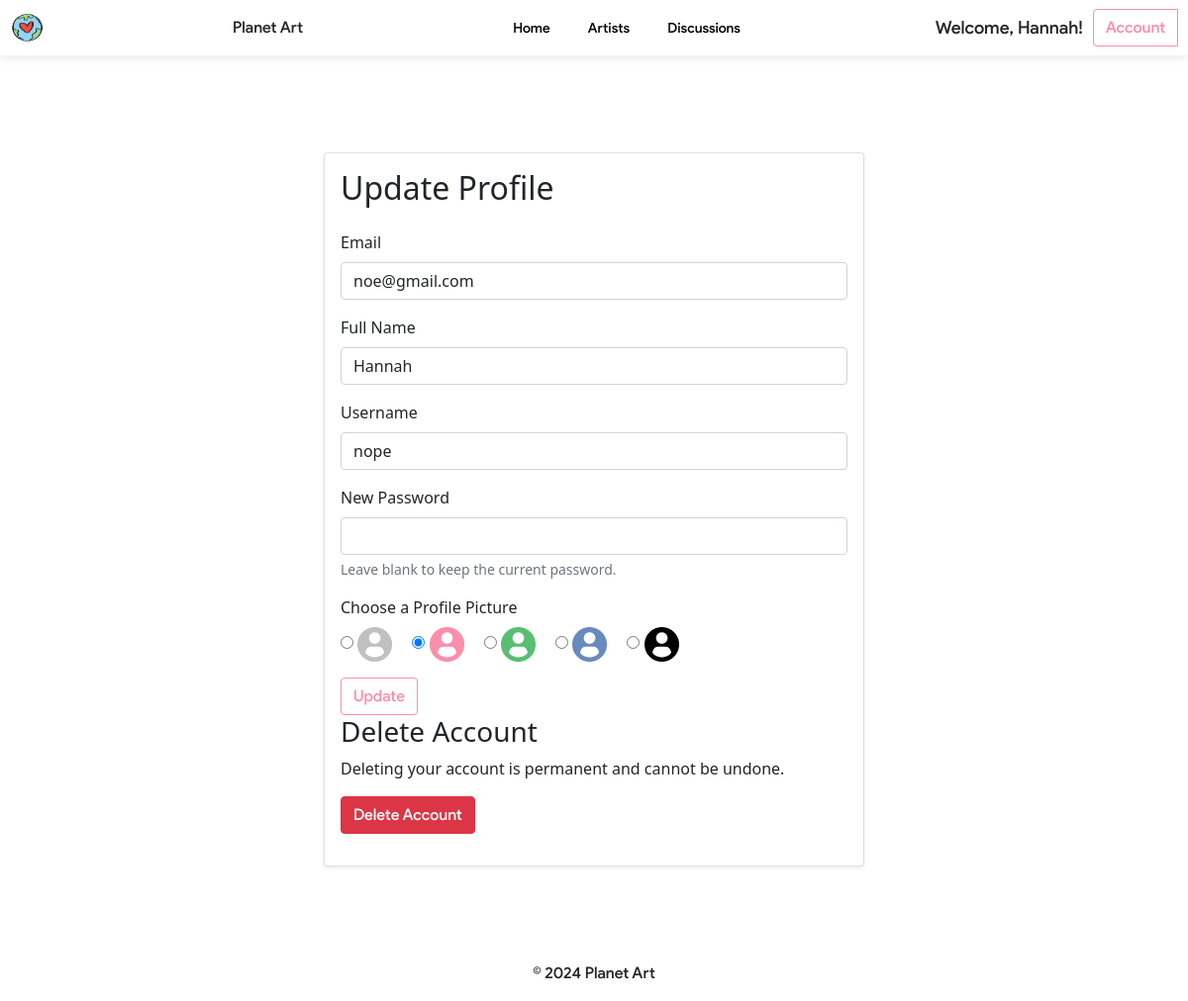
Screenshot of /pages/users/profile-one-button.php (signed in) with the database file from the repository.
### tables this page shows
CREATE TABLE `users` (
  `id` int(11) NOT NULL,
  `email` varchar(255) NOT NULL,
  `full_name` varchar(255) NOT NULL,
  `username` varchar(10) NOT NULL,
  `password` varchar(255) NOT NULL,
  `admin` int(11) DEFAULT 0,
  `remember_token` varchar(64) DEFAULT NULL,
  `remember_expires` bigint(20) DEFAULT NULL,
  `profile_picture` varchar(255) DEFAULT NULL,
  `date_of_birth` date DEFAULT NULL
);

### pages/users/profile-one-button.php (the view, shortened to what this page needs)
<?php
require_once "../../config.php";
$currentUser = $_SESSION["user"];
$sql = "SELECT *, IFNULL(profile_picture, 'default-user.png') AS profile_picture FROM users WHERE username = '$currentUser'";
$result = mysqli_query($conn, $sql);
$user = mysqli_fetch_assoc($result);
?>
<!DOCTYPE html>
<html lang="en">
<head>
    <link rel="stylesheet" href="/planetart/css/styles.css">
    <link rel="stylesheet" href="https://stackpath.bootstrapcdn.com/bootstrap/5.0.0-alpha1/css/bootstrap.min.css">
</head>
<body>
    <header>
        <nav class="navbar">
            <img src="/planetart/images/planetartlogo.png" alt="planet art logo" width="45" height="30" class="logo-img">
            <span class="site-name">Planet Art</span>
            <div>
                <a class="btn btn-outline-secondary nav-links" href="indexuser.php">Home</a>
                <a class="btn btn-outline-secondary nav-links" href="artistsuser.php">Artists</a>
                <a class="btn btn-outline-secondary nav-links" href="discussionsuser.php">Discussions</a>
            </div>
            <div class="ml-auto">
                <?php if (isset($_SESSION['user_fullname'])) : ?>
                    <p class="welcome-message">Welcome, <?php echo $_SESSION['user_fullname']; ?>!</p>
                <?php endif; ?>
                <div class="btn-group">
                    <button type="button" class="btn btn-outline-primary login rounded-right" data-bs-toggle="dropdown" aria-haspopup="true" aria-expanded="false">
                        Account
                    </button>
                </div>
            </div>
        </nav>
    </header>
    <div class="container-fluid" style="position: relative; min-height: 100vh;">
        <div class="container-fluid d-flex justify-content-center align-items-center" style="min-height: 100vh; padding-top: 50px; padding-bottom: 50px;">
            <div class="container mt-5">
                <div class="row justify-content-center">
                    <div class="col-md-6">
                        <div class="card shadow-sm">
                            <div class="card-body">
                                <h2 class="card-title mb-4">Update Profile</h2>
                                <form action="profile.php" method="post" onsubmit="return confirmAccountDeletion(event)">
                                    <div class="mb-3">
                                        <label for="email" class="form-label">Email</label>
                                        <input type="email" class="form-control" id="email" name="email" value="<?php echo $user['email']; ?>" required>
                                    </div>
                                    <div class="mb-3">
                                        <label for="fullname" class="form-label">Full Name</label>
                                        <input type="text" class="form-control" id="fullname" name="fullname" value="<?php echo $user['full_name']; ?>" required>
                                    </div>
                                    <div class="mb-3">
                                        <label for="username" class="form-label">Username</label>
                                        <input type="text" class="form-control" id="username" name="username" value="<?php echo $user['username']; ?>" required>
                                    </div>
                                    <div class="mb-3">
                                        <label for="password" class="form-label">New Password</label>
                                        <input type="password" class="form-control" id="password" name="password">
                                        <div class="form-text">Leave blank to keep the current password.</div>
                                    </div>
                                    <div class="mb-3">
                                        <label for="profilePicture" class="form-label">Choose a Profile Picture</label>
                                        <div class="mb-3">
                                            <label class="me-3">
                                                <input type="radio" name="profilePicture" value="default-user.png" <?php if ($user['profile_picture'] == 'default-user.png') echo 'checked'; ?>>
                                                <img src="/planetart/images/default-user.png" alt="Default User" width="35" height="35">
                                            </label>
                                            <label class="me-3">
                                                <input type="radio" name="profilePicture" value="profile-user-pink.png" <?php if ($user['profile_picture'] == 'profile-user-pink.png') echo 'checked'; ?>>
                                                <img src="/planetart/images/profile-user-pink.png" alt="Pink User" width="35" height="35">
                                            </label>
                                            <label class="me-3">
                                                <input type="radio" name="profilePicture" value="profile-user-green.png" <?php if ($user['profile_picture'] == 'profile-user-green.png') echo 'checked'; ?>>
                                                <img src="/planetart/images/profile-user-green.png" alt="Green User" width="35" height="35">
                                            </label>
                                            <label class="me-3">
                                                <input type="radio" name="profilePicture" value="profile-user-blue.png" <?php if ($user['profile_picture'] == 'profile-user-blue.png') echo 'checked'; ?>>
                                                <img src="/planetart/images/profile-user-blue.png" alt="Blue User" width="35" height="35">
                                            </label>
                                            <label class="me-3">
                                                <input type="radio" name="profilePicture" value="profile-user-black.png" <?php if ($user['profile_picture'] == 'profile-user-black.png') echo 'checked'; ?>>
                                                <img src="/planetart/images/profile-user-black.png" alt="Black User" width="35" height="35">
                                            </label>
                                        </div>
                                    </div>
                                    <button type="submit" name="updateProfile" class="btn btn-outline-primary login">Update</button>
                                </form>
                                <div class="mb-3">
                                    <h3>Delete Account</h3>
                                    <p>Deleting your account is permanent and cannot be undone.</p>
                                    <form action="profile.php" method="post" onsubmit="return confirmAccountDeletion(event)">
                                        <button type="submit" name="deleteAccount" class="btn btn-danger">Delete Account</button>
                                    </form>
                                </div>
                            </div>
                        </div>
                    </div>
                </div>
            </div>
        </div>
    </div>
    <footer class="text-center">
        <div class="footer p-3">
            &copy; 2024
            <a>Planet Art</a>
        </div>
    </footer>
</body>
</html>

### css/styles.css (style rules this page uses)
body { min-height: 100vh; margin: 0; display: flex; flex-direction: column; font-family: 'google', sans-serif; }
.container { flex: 1; }
footer { margin-top: auto; }
.site-name, .nav-links, .welcome-message, .explore-main-text, .explore-sub-text, .custom-card h5, .custom-card p, .custom-card button, .btn, .footer, .login { font-family: 'google', sans-serif; }
.navbar { box-shadow: 0 2px 10px #0000001a; display: flex; align-items: center; background-color: #fff; }
.site-name { font-weight: 500; margin-right: 5px; }
.logo-img { margin-left: 5px; margin-top: 5px; margin-bottom: 5px; }
.btn-outline-secondary { border: none !important; color: #000 !important; text-decoration: none; position: relative; }
.nav-links { margin-left: 10px; font-size: 14px !important; }
.btn-outline-primary.login { color: #FC8EAC; border-color: #FC8EAC; margin-right: 10px; }
.footer { background-color: #fff; margin-top: 30px; }
.ml-auto { display: flex; align-items: center; }
.welcome-message { margin-right: 10px; margin-bottom: 0; font-size: 18px !important; }
.container-fluid { display: flex; }
.container { position: relative; z-index: 1; }

### rows the page displays
users: email "noe@gmail.com", fullname "Hannah", username "nope"

### other values shown
$_SESSION['user_fullname'] "Hannah"
